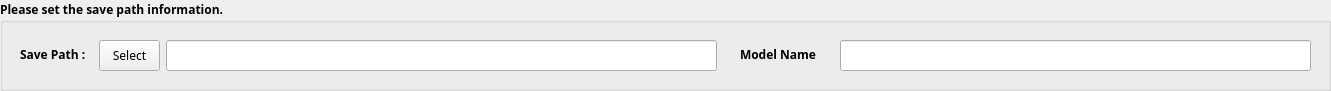
    <widget class="QGroupBox" name="groupBox_makemodel_save">
     <property name="geometry">
      <rect>
       <x>20</x>
       <y>715</y>
       <width>1331</width>
       <height>91</height>
      </rect>
     </property>
     <property name="font">
      <font>
       <family>돋움</family>
       <pointsize>9</pointsize>
       <weight>75</weight>
       <bold>true</bold>
      </font>
     </property>
     <property name="title">
      <string>Please set the save path information.</string>
     </property>
     <widget class="QLineEdit" name="txtBox_dl_saveParamPath">
      <property name="enabled">
       <bool>true</bool>
      </property>
      <property name="geometry">
       <rect>
        <x>166</x>
        <y>40</y>
        <width>551</width>
        <height>31</height>
       </rect>
      </property>
      <property name="font">
       <font>
        <family>굴림</family>
        <pointsize>9</pointsize>
        <weight>50</weight>
        <bold>false</bold>
       </font>
      </property>
      <property name="readOnly">
       <bool>true</bool>
      </property>
     </widget>
     <widget class="QPushButton" name="btn_param_savePath">
      <property name="geometry">
       <rect>
        <x>99</x>
        <y>40</y>
        <width>61</width>
        <height>31</height>
       </rect>
      </property>
      <property name="font">
       <font>
        <family>돋움</family>
        <pointsize>9</pointsize>
        <weight>50</weight>
        <bold>false</bold>
       </font>
      </property>
      <property name="text">
       <string>Select</string>
      </property>
     </widget>
     <widget class="QLabel" name="label_9">
      <property name="geometry">
       <rect>
        <x>20</x>
        <y>44</y>
        <width>91</width>
        <height>21</height>
       </rect>
      </property>
      <property name="font">
       <font>
        <family>돋움</family>
        <pointsize>9</pointsize>
        <weight>75</weight>
        <bold>true</bold>
       </font>
      </property>
      <property name="text">
       <string>Save Path :</string>
      </property>
     </widget>
     <widget class="QLineEdit" name="txtBox_dl_modelName">
      <property name="geometry">
       <rect>
        <x>840</x>
        <y>40</y>
        <width>471</width>
        <height>31</height>
       </rect>
      </property>
      <property name="font">
       <font>
        <family>굴림</family>
        <pointsize>9</pointsize>
        <weight>50</weight>
        <bold>false</bold>
       </font>
      </property>
     </widget>
     <widget class="QLabel" name="label_10">
      <property name="geometry">
       <rect>
        <x>740</x>
        <y>44</y>
        <width>99</width>
        <height>21</height>
       </rect>
      </property>
      <property name="font">
       <font>
        <family>돋움</family>
        <pointsize>9</pointsize>
        <weight>75</weight>
        <bold>true</bold>
       </font>
      </property>
      <property name="text">
       <string>Model Name</string>
      </property>
     </widget>
    </widget>
